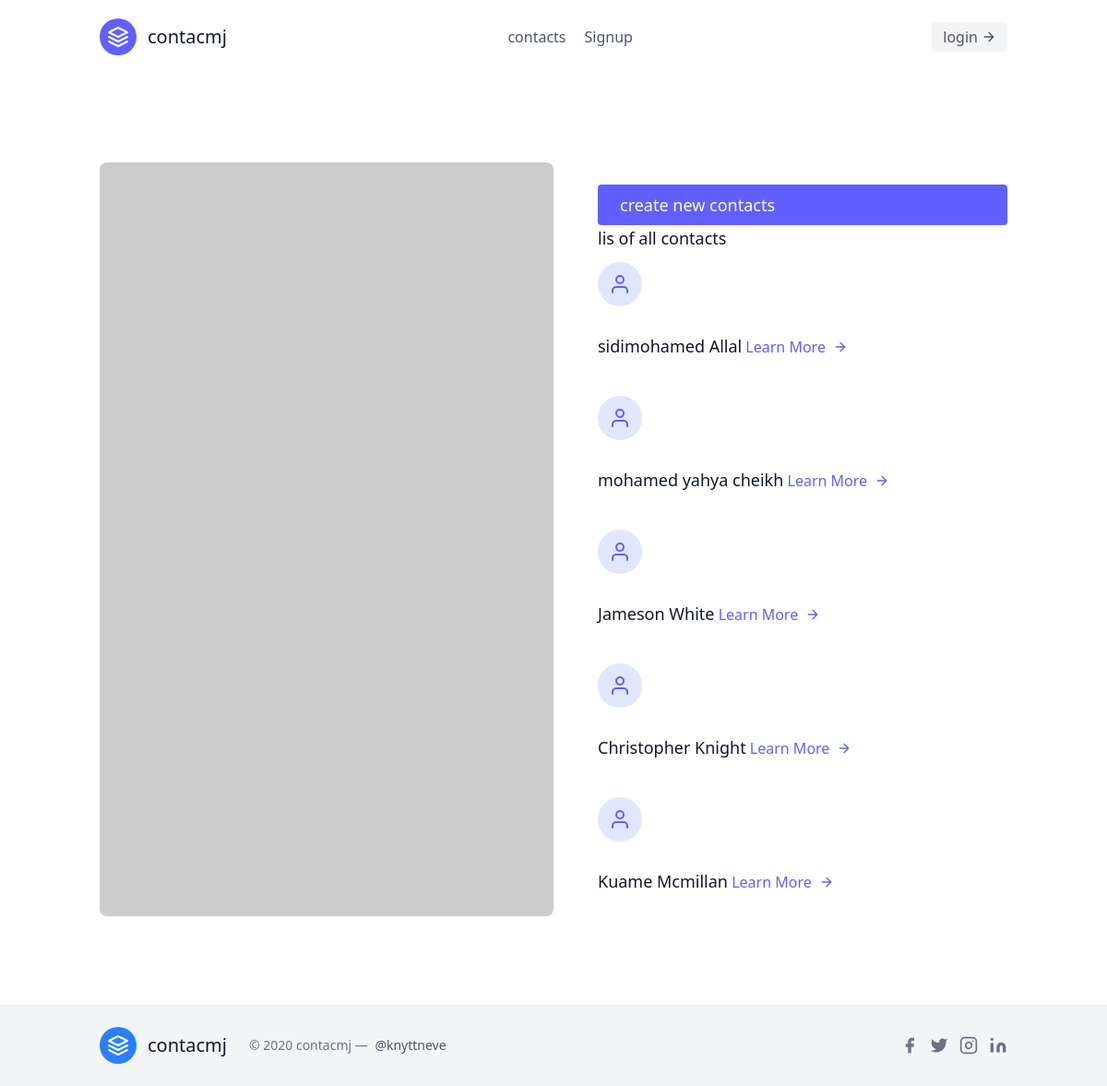
The app's page /contacts/, older data.
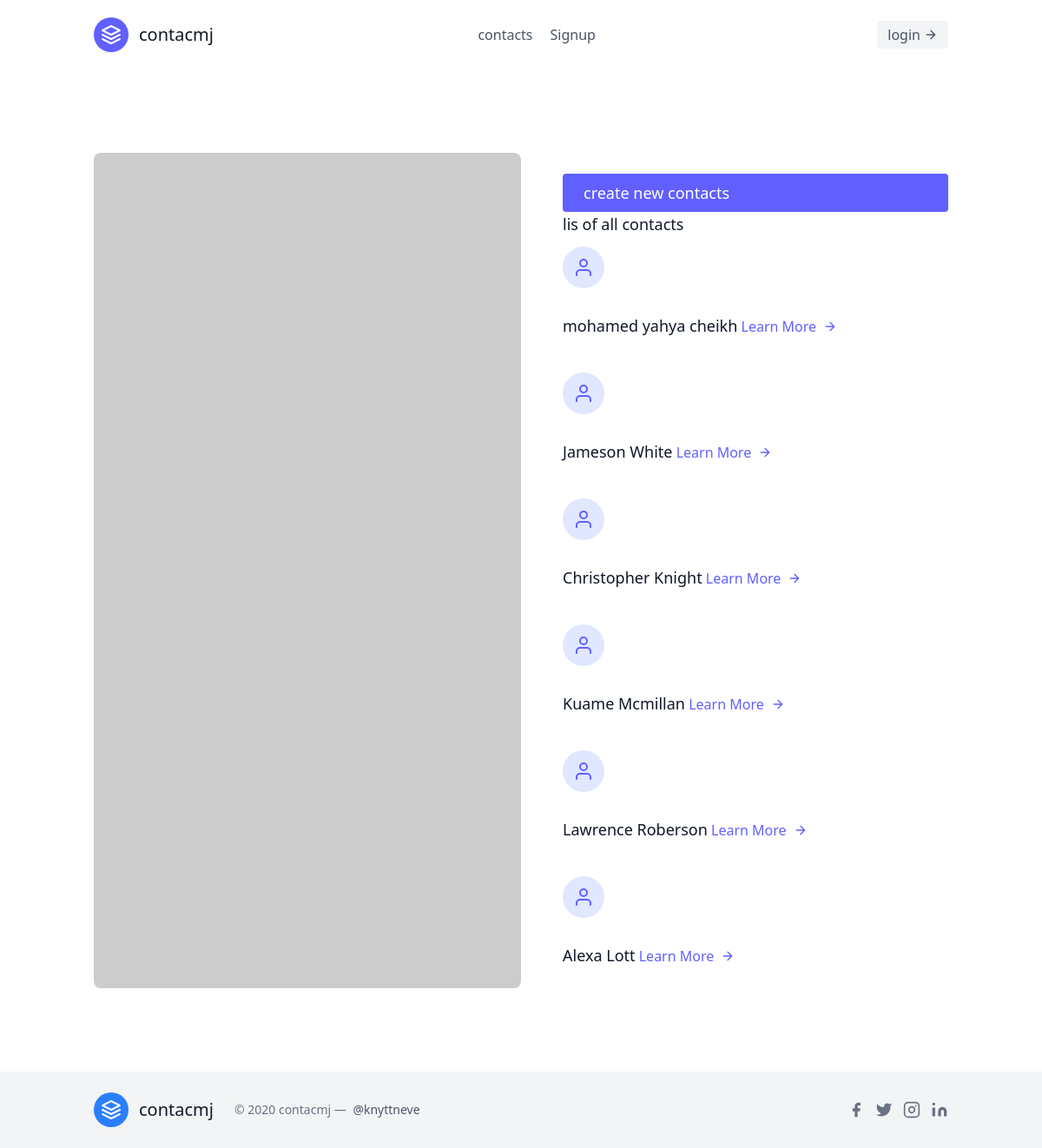
The same page, newer data.
### contacts/models.py (models this page shows, shortened)
class Contact(models.Model):
    name=models.CharField(max_length=30)
    email=models.EmailField(unique=True)
    phone=models.IntegerField(max_length=100)
    registrar=models.ForeignKey("Registrar",on_delete=models.CASCADE)

### contacts/views.py (the view)
# urls.py: path('',ContactListView.as_view(),name='contact-list'),
class ContactListView(ListView):
    template_name="leads/contactList.html"
    queryset=Contact.objects.all()
    context_object_name='contacts'

### contacts/templates/leads/contactList.html
{% extends 'base.html' %}
{% block content %}
<section class="text-gray-600 body-font">
    <div class="container px-5 py-24 mx-auto flex flex-wrap">
      <div class="lg:w-1/2 w-full mb-10 lg:mb-0 rounded-lg overflow-hidden">
        <img alt="feature" class="object-cover object-center h-full w-full" src="https://dummyimage.com/460x500">
      </div>
      <div class="flex flex-col flex-wrap lg:py-6 -mb-10 lg:w-1/2 lg:pl-12 lg:text-left text-center">
        <a href="{% url 'contacts:contact-create' %}" class="text-white bg-indigo-500 border-0 py-2 px-6 focus:outline-none hover:bg-indigo-600 rounded text-lg">
            create new contacts </a>
            <h2 class="text-gray-900 text-lg title-font font-medium mb-3">lis of all contacts</h2>
            {% for contact in contacts %}
                <div class="flex flex-col mb-10 lg:items-start items-center">
                    <div class="w-12 h-12 inline-flex items-center justify-center rounded-full bg-indigo-100 text-indigo-500 mb-5">
                        <svg fill="none" stroke="currentColor" stroke-linecap="round" stroke-linejoin="round" stroke-width="2" class="w-6 h-6" viewBox="0 0 24 24">
                            <path d="M20 21v-2a4 4 0 00-4-4H8a4 4 0 00-4 4v2"></path>
                            <circle cx="12" cy="7" r="4"></circle>
                        </svg>
                    </div>
                    <div class="flex-grow">
                        <a href="{% url 'contacts:contact-detail' contact.pk  %}" class="text-gray-900 text-lg title-font font-medium mb-3">{{ contact.name }}</a>
                        <a href="{% url 'contacts:contact-detail' contact.pk  %}" class="mt-3 text-indigo-500 inline-flex items-center">Learn More
                        <svg fill="none" stroke="currentColor" stroke-linecap="round" stroke-linejoin="round" stroke-width="2" class="w-4 h-4 ml-2" viewBox="0 0 24 24">
                            <path d="M5 12h14M12 5l7 7-7 7"></path>
                        </svg>
                        </a>
                    </div>
                    </div>
            {% endfor%}
      </div>
    </div>
  </section>
{% endblock content %}

Row changes from the older to the newer data that the page shows:
removed Contact: name "sidimohamed Allal"
added Contact: name "Lawrence Roberson"
added Contact: name "Alexa Lott"
